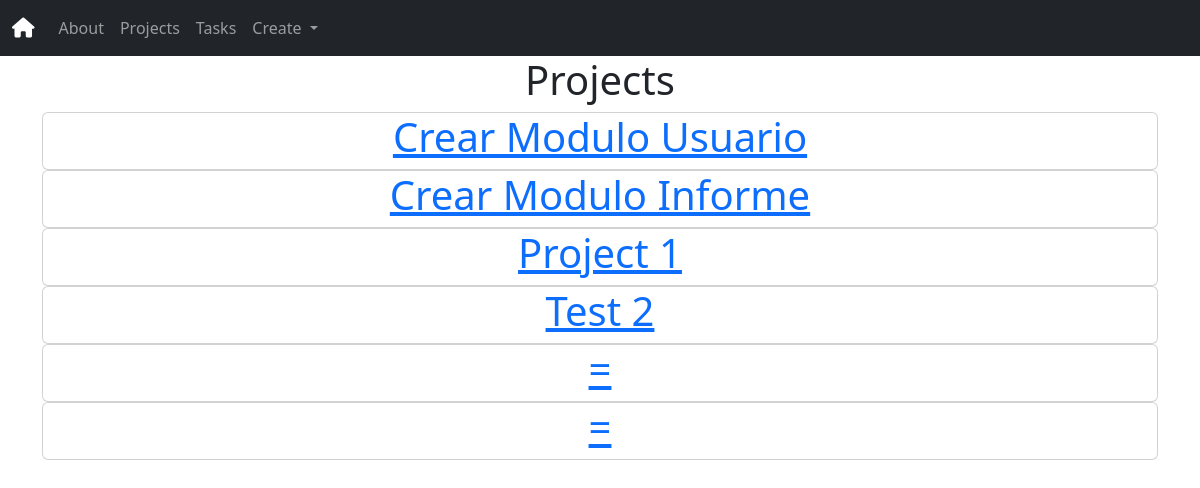
/projects/, run on the app's committed database.
### myapp/models.py (models this page shows, shortened)
class Project(models.Model):
    name = models.CharField(max_length=200)

### myapp/views.py (the view)
# urls.py: path('projects/', views.projects, name="projects"),
def projects(request):
    projects = Project.objects.all()
    return render(request, "projects/projects.html", {
        'projects': projects
    })

### myapp/templates/projects/projects.html
{% extends 'layouts/base.html' %}
{% block content %}
<h1>Projects</h1>
{% for project in projects %}
<article class="card">
    <a href="{% url 'projects' %}">
        <h1>{{project.name}}</h1>
    </a>
</article>
{% endfor %}
{% endblock %}

### data on the page
Project: name "Crear Modulo Usuario"
Project: name "Crear Modulo Informe"
Project: name "Project 1"
Project: name "Test 2"
Project: name "="
Project: name "="
